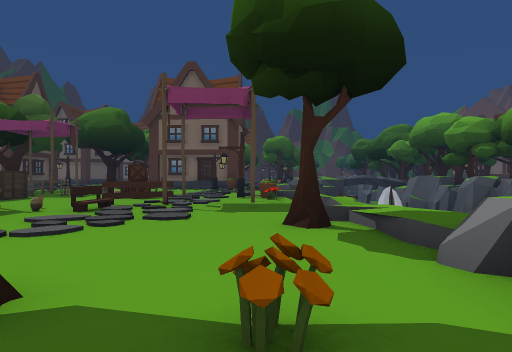
View 1 (above)

24 first-person views from a walk through a 3-D level made in the Unity game engine. The camera is 1.3 m above the floor, looks level and sees 70° across. The floor is counted in squares, 2 m on a side. Each view is taken from the middle of a square. On the plan, view 1 faces up. The plan holds only what a view shows up to about 11 squares ahead; the rest is blank. The place goes on beyond the plan. The player character is not drawn.

View 2
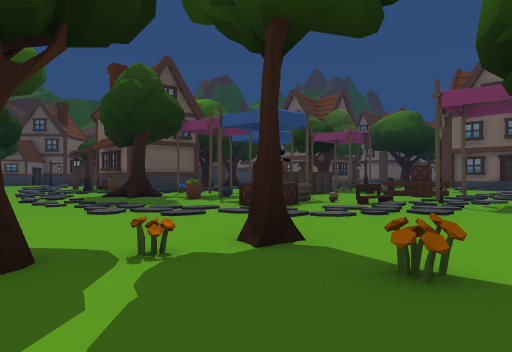

View 3
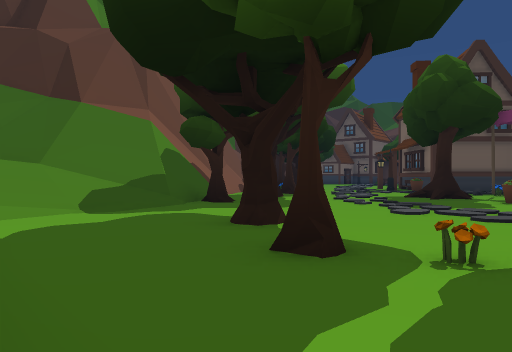

View 4
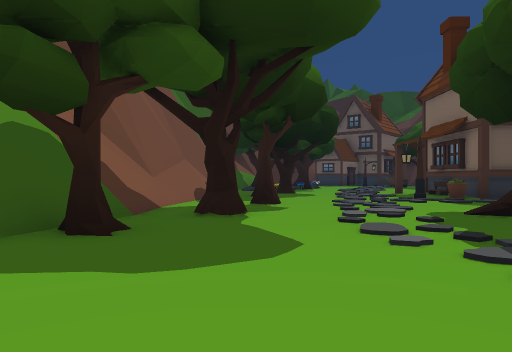

View 5
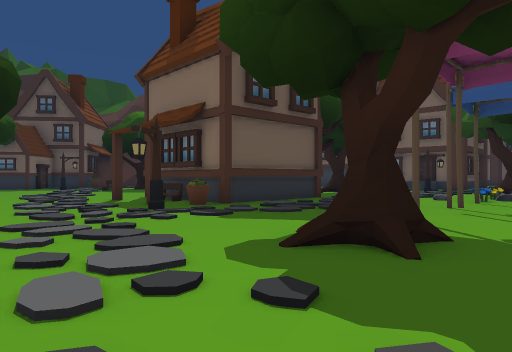

View 6
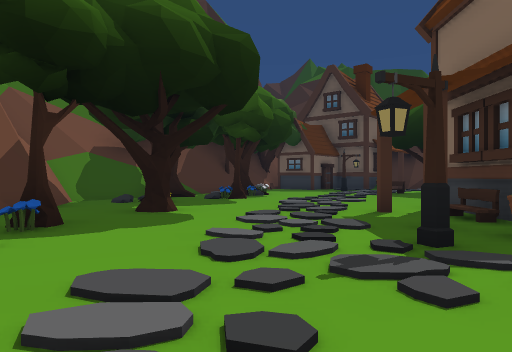

View 7
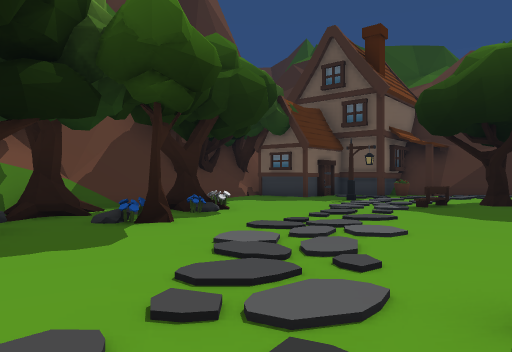

View 8
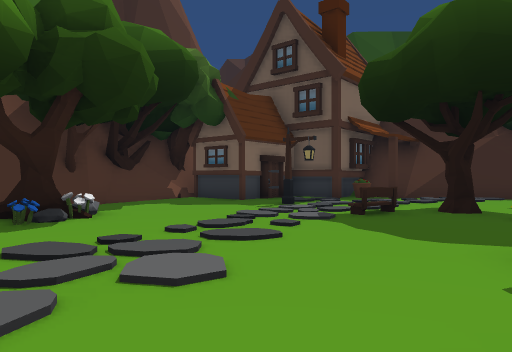

View 9
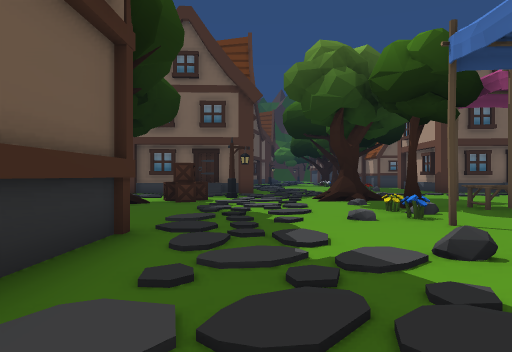

View 10
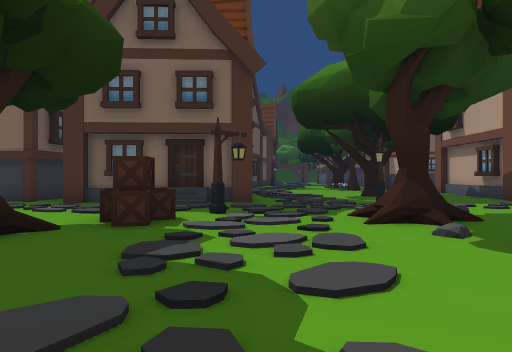

View 11
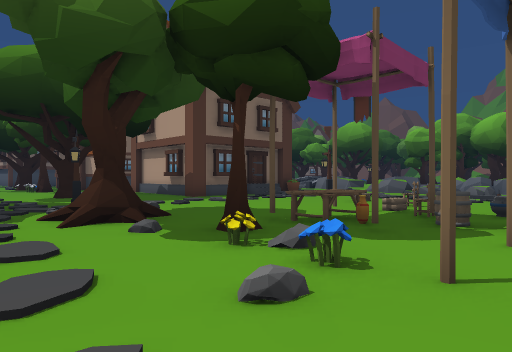

View 12
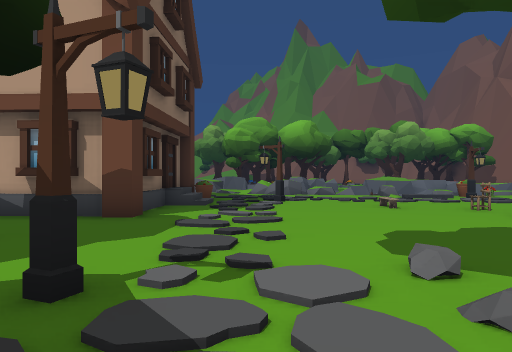

View 13
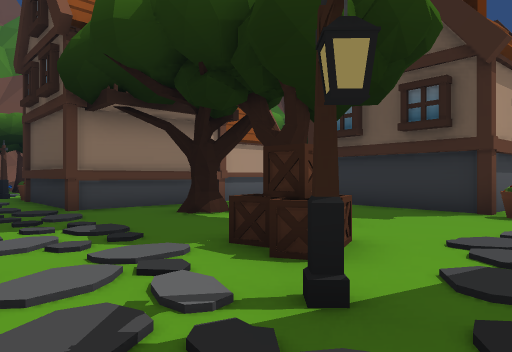

View 14
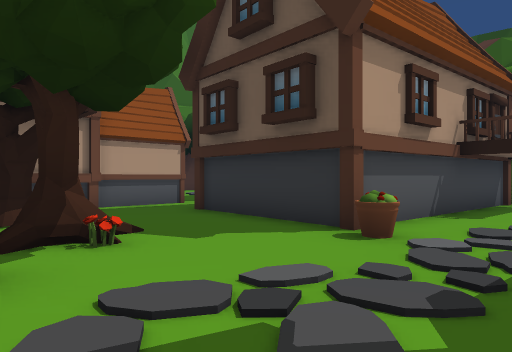

View 15
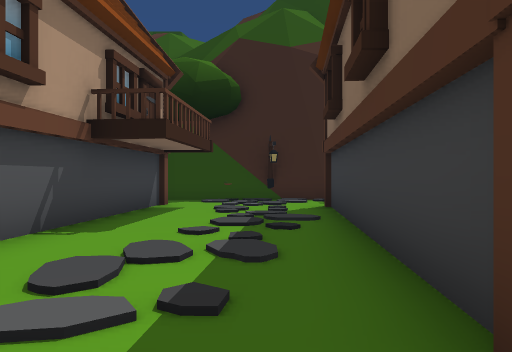

View 16
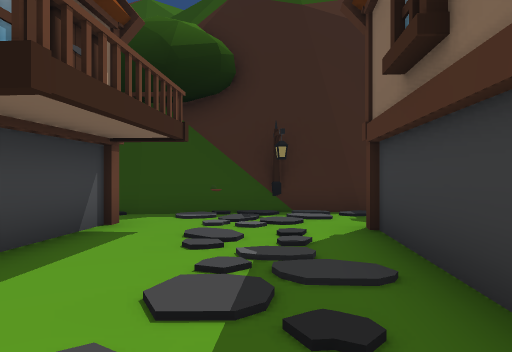

View 17
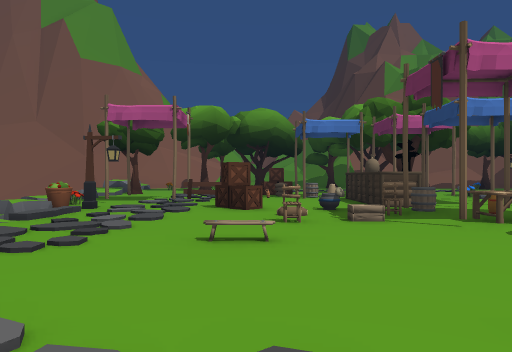

View 18
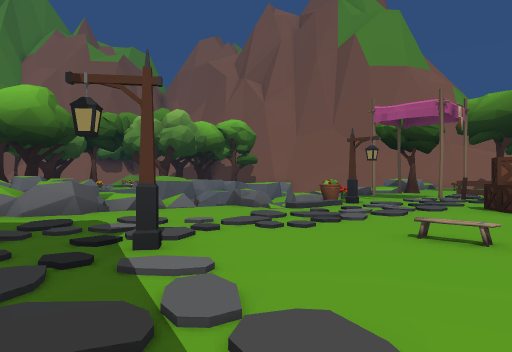

View 19
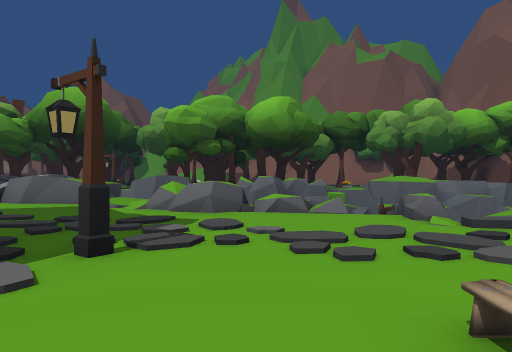

View 20
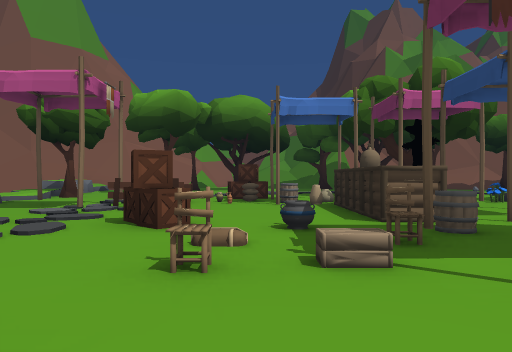

View 21
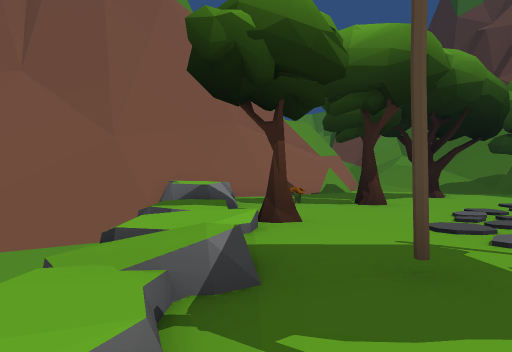

View 22
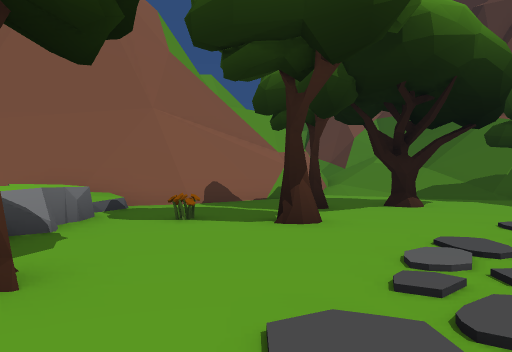

View 23
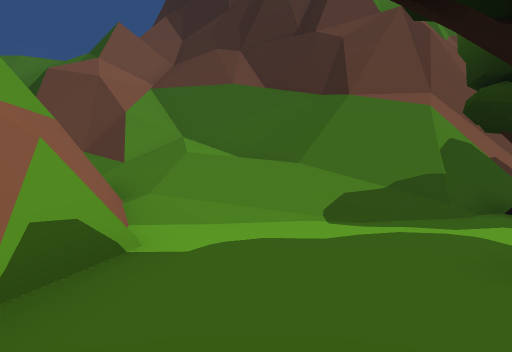

View 24
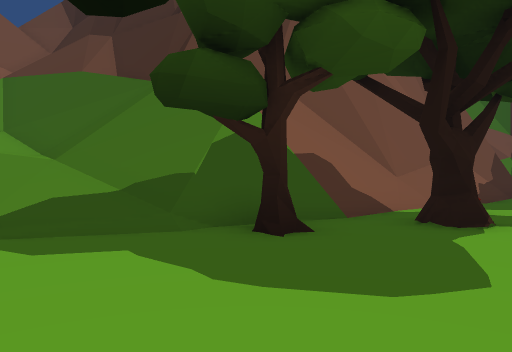

### Floor plan
Key: @ floor where view 1 was taken; # wall or solid block; . main floor; : floor 0.25 m higher than the main floor; - floor 0.25 m lower than the main floor; + floor 0.5 m higher than the main floor; / step, stairs or slope; = window, fence, low wall or low ledge; ^ raised ledge; v drop or lower ground; O other object.
Columns run from 29 left of view 1 to 7 right of it. Each row starts with its distance up from view 1.
 23                    .O   #
 22                   ... ..#       .^
 21  #..######      .......#^      ..^
 20 ##......########.......######....^
 19 #O............//...O............:v
 18 ##.............................=^
 17  #........O....O...........O...^#
 16  # #######....O...OO...........#
 15          #..OOO....O...../.....#
 14          #..OO.....OOO.........=
 13 #.       #.. ......O.O..O....-O
 12 #...     ... O.....O.OOO.....-OO
 11 #....   ...........O.OOO.OO..OOO
 10 #...O.. #######.......O......O.
  9 O.......      #......OO........O
  8 #....O...     #......OO...OO.O/
  7  .O....... ####...O....OO.O.../
  6 ##..........O.O......O.OO...../ O
  5 #..........#.#.O...O.O..OO....O+v
  4 ...................O...........+v
  3 ##...OO........................OO
  2  ##O.O.OO..................O...OO  vv
  1   ####O../.O...............O.O.OOvv##
  0     ##OO/O...OO.O............@.#=#^^
 -1      #///..........O.....O.O...###
 -2       O=/#####///###.O.......###
 -3        =##    ^^######/.....##
 -4        #        ^#vv////...##
 -5                  ^^///////##
 -6                   ^^//////#
 -7                    ^//////#
 -8                    ^^=////#
 -9                    ^^^////

Positions as (right, up) in squares from view 1, and headings:
1: (0, 0), facing up
2: (1, -1), facing up-left
3: (1, -1), facing left
4: (-4, 0), facing left
5: (-8, 1), facing up-left
6: (-11, 3), facing left
7: (-16, 4), facing left
8: (-18, 6), facing left
9: (-13, 6), facing up
10: (-13, 10), facing up
11: (-13, 10), facing up-right
12: (-12, 18), facing right
13: (-12, 18), facing down-left
14: (-15, 19), facing down-left
15: (-18, 19), facing left
16: (-21, 19), facing left
17: (-4, 19), facing down
18: (-5, 19), facing down-right
19: (-5, 16), facing right
20: (-5, 16), facing down
21: (1, 10), facing down
22: (-1, 7), facing down
23: (-1, -1), facing down-left
24: (-5, 1), facing down-left
